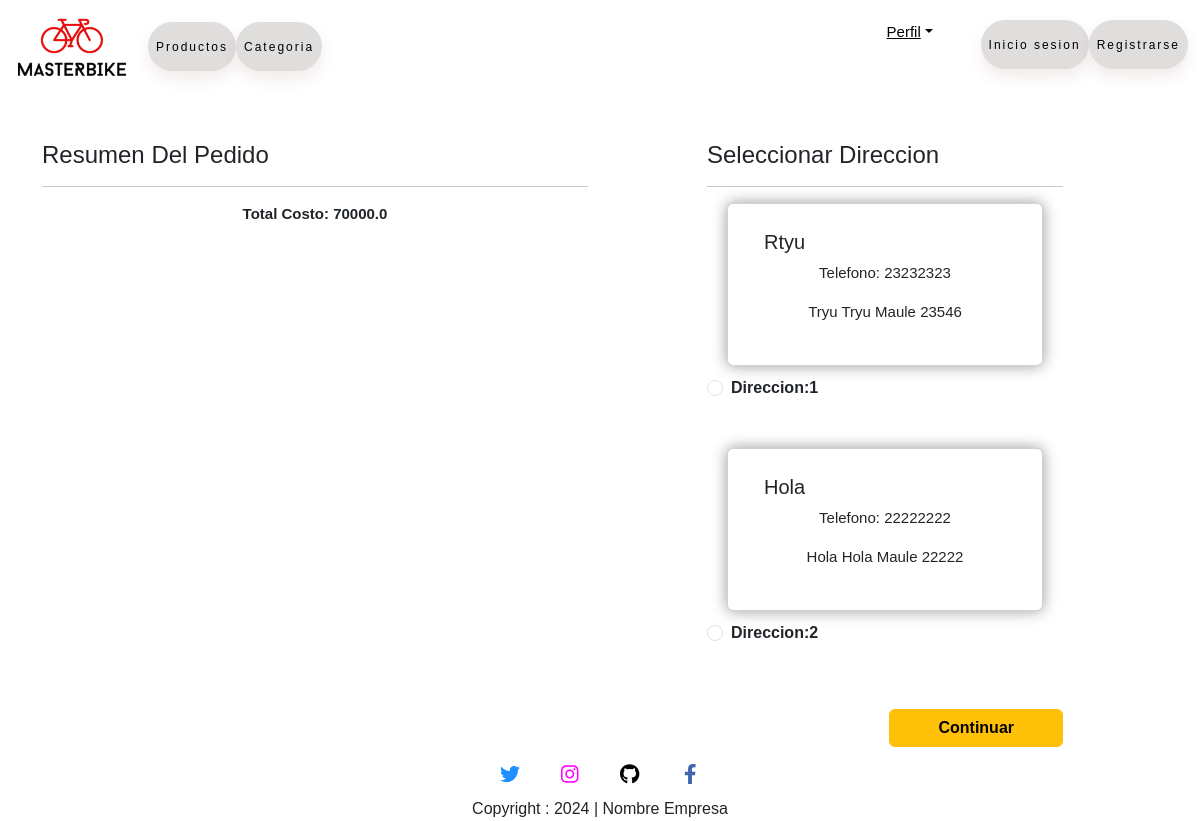
Page /checkout (signed in) on the committed database.
### MasterBIKE/models.py (models this page shows, shortened)
class Customer(models.Model):
    user = models.ForeignKey(User, on_delete=models.CASCADE)
    nombre = models.CharField(max_length=200)
    direccion = models.CharField(max_length=200)
    comuna = models.CharField(max_length=70)
    telefono = models.IntegerField(default=0)
    zipcode = models.IntegerField()
    region = models.CharField(choices=ELEGIR_REGION, max_length=100)

### MasterBIKE/views.py (the view)
# urls.py: path('checkout', views.checkout.as_view(), name='checkout'),
class checkout(View):
    def get(self,request):
        user=request.user
        add=Customer.objects.filter(user=user)
        carro_item = Carro.objects.filter(user=user)
        famount = 0
        for p in carro_item:
            value = p.cantidad * p.product.price
            famount = famount + value
        totalcantidad = famount
        return render(request, 'pages/checkout.html', locals())

### MasterBIKE/templates/pages/checkout.html (shortened to what this page needs)
<!DOCTYPE html>
<html lang="en">
<head>
    {% load static %}
    <link rel="stylesheet" href="{% static "css/bootstrap.min.css" %}">
    <link rel="stylesheet" href="{% static 'css/style.css' %}">
</head>
<body>
    {% include 'base/navbar.html' %}
    <div class="container">
        <div class="row mt-5">
            <div class="col-sm-6">
                <h4>Resumen del pedido</h4>
                <hr>
                <p class="fw-bold">Total costo: {{totalcantidad}}</p>
            </div>
            <div class="col-sm-4 offset-sm-1">
                <h4>Seleccionar direccion</h4>
                <hr>
                <form action="" id="muform" method="POST">
                    {% for ad in add %}
                        <div class="card">
                            <div class="card-body">
                                <h5>{{ad.nombre}}</h5>
                                <p>Telefono: {{ad.telefono}}</p>
                                <p>{{ad.direccion}} {{ad.comuna}} {{ad.region}} {{ad.zipcode}}</p>
                            </div>
                        </div>
                        <div class="form-check mt-2 mb-5">
                            <input class="form-check-input" type="radio" name="custid" id="custadd{{forloop.counter}}" value="{{ad.id}}">
                            <label class="form-check-label fw-bold" for="custadd{{forloop.counter}}">Direccion:{{forloop.counter}}</label>
                        </div>
                    {% endfor %}
                    <div class="text-end">
                        <button type="submit" class="btn btn-warning mt-3 px-5 fw-bold"><a href="{% url 'compra_realizada' %}"></a> Continuar</button>
                    </div>
                </form>
            </div>
        </div>
    </div>
{% include 'base/footer.html' %}
</body>
</html>

### MasterBIKE/static/css/style.css (style rules this page uses)
:root { --clr-main: #E90A0A; --clr-main-light: #c84e4e; --clr-white: #ececec; --clr-gray: #e2e2e2; --clr-red: #961818; }
* { margin: 0; padding: 0; box-sizing: border-box; list-style: none; }
body { font-family: sans-serif; text-transform: capitalize; }
.card { flex: 1 1 21rem; display: flex; flex-wrap: wrap; margin: 10px 20px; align-self: normal; box-shadow: 0 0 15px rgba(0, 0, 0, 0.4); padding: 10px 20px; align-self: normal; }
p, a { font-size: 15px; text-align: center; }
button { border: none; background-color: transparent; font-size: 20px; }

### rows in the picture
Customer: nombre "Rtyu", telefono "23232323", direccion "Tryu", comuna "Tryu", region "Maule", zipcode "23546"
Customer: nombre "Hola", telefono "22222222", direccion "Hola", comuna "Hola", region "Maule", zipcode "22222"

### other values in the picture
{{ totalcantidad }} "70000.0"
